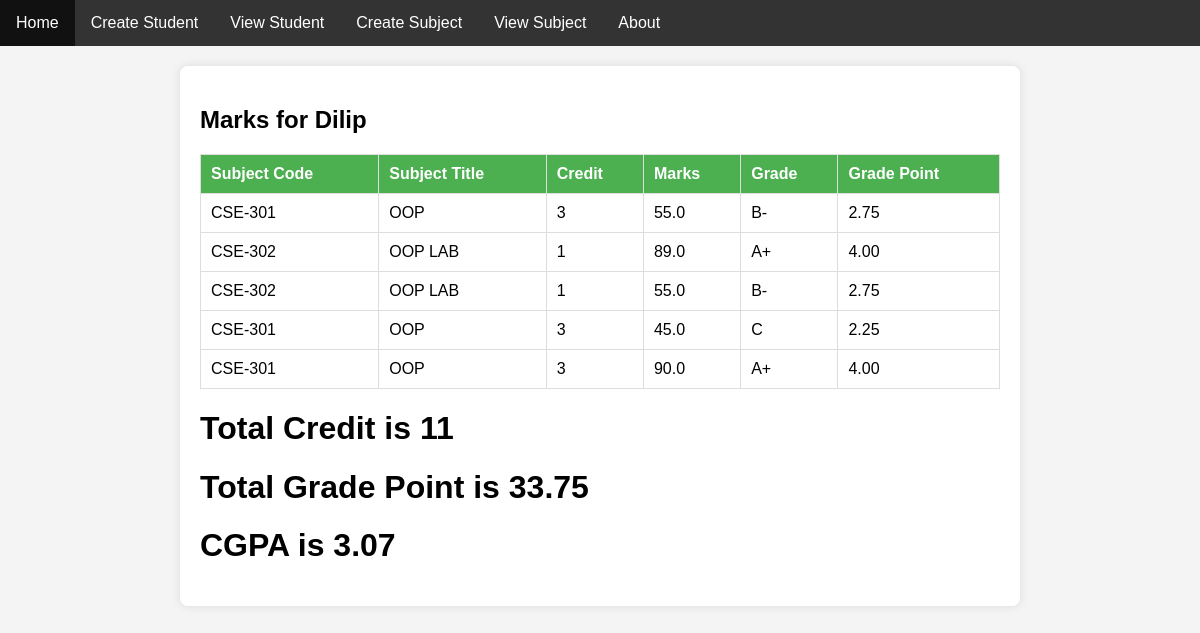
Screenshot of /viewMarksPage/2 with the database file from the repository.
### myApp/models.py (models this page shows, shortened)
class studentModel(models.Model):
    GENDER=[
        ('male','MALE'),('female','FEMALE')
    ]
    StudentName=models.CharField(max_length=120,null=True)
    Age=models.FloatField()
    Gender=models.CharField(choices=GENDER,max_length=120,null=True)
    Subjects=models.ManyToManyField(SubjectModel)

class MarkModel(models.Model):
    student = models.ForeignKey(studentModel, on_delete=models.CASCADE)
    subject = models.ForeignKey(SubjectModel, on_delete=models.CASCADE)
    marks = models.FloatField()

class SubjectModel(models.Model):
    SubjectName=models.CharField(max_length=120)
    SubjectCode=models.CharField(max_length=120)
    Credit=models.CharField(max_length=120)

### myProject/views.py (the view)
# urls.py: path('viewMarksPage/<str:student_id>', viewMarksPage,name='viewMarksPage'),
def viewMarksPage(request, student_id):
    student1 = studentModel.objects.get(id=student_id)
    marks = MarkModel.objects.filter(student=student1)
    total_credit = 0
    total_grade_point = 0
    for mark in marks:
        subject_credit = int(mark.subject.Credit)
        if mark.marks >= 40:
            if mark.marks >= 80:
                grade_point = 4.00
            elif mark.marks >= 75:
                grade_point = 3.75
            elif mark.marks >= 70:
                grade_point = 3.50
            elif mark.marks >= 65:
                grade_point = 3.25
            elif mark.marks >= 60:
                grade_point = 3.00
            elif mark.marks >= 55:
                grade_point = 2.75
            elif mark.marks >= 50:
                grade_point = 2.50
            elif mark.marks >= 45:
                grade_point = 2.25
            else:
                grade_point = 2.00
            total_credit += subject_credit
            total_grade_point += subject_credit * grade_point
            cgpa=total_grade_point/total_credit
            rounded_cgpa = round(cgpa, 2)
    context = {
        'student': student1,
        'marks': marks,
        'total_credit': total_credit,
        'total_grade_point': total_grade_point,
        'cgpa':rounded_cgpa
    }
    return render(request, 'viewMarksPage.html', context)

### template/viewMarksPage.html (shortened to what this page needs)
{% include "base.html" %}
{% block content %}
<!DOCTYPE html>
<html lang="en">
<head>
</head>
<body>
<div class="container">
    <h2>Marks for {{ student.StudentName }}</h2>
    <table>
        <thead>
            <tr>
                <th>Subject Code</th>
                <th>Subject Title</th>
                <th>Credit</th>
                <th>Marks</th>
                <th>Grade</th>
                <th>Grade Point</th>
            </tr>
        </thead>
        <tbody>
            {% for mark in marks.all %}
                <tr>
                    <td>{{ mark.subject.SubjectCode }}</td>
                    <td>{{ mark.subject.SubjectName }}</td>
                    <td>{{ mark.subject.Credit }}</td>
                    <td>{{ mark.marks }}</td>
                    <td>
                        {% if mark.marks >= 80 %}
                            A+
                        {% elif mark.marks >= 75 %}
                            A
                        {% elif mark.marks >= 70 %}
                            A-
                        {% elif mark.marks >= 65 %}
                            B+
                        {% elif mark.marks >= 60 %}
                            B
                        {% elif mark.marks >= 55 %}
                            B-
                        {% elif mark.marks >= 50 %}
                            C+
                        {% elif mark.marks >= 45 %}
                            C
                        {% elif mark.marks >= 40 %}
                            D
                        {% else %}
                            F
                        {% endif %}
                    </td>
                    <td>
                        {% if mark.marks >= 80 %}
                            4.00
                        {% elif mark.marks >= 75 %}
                            3.75
                        {% elif mark.marks >= 70 %}
                            3.50
                        {% elif mark.marks >= 65 %}
                            3.25
                        {% elif mark.marks >= 60 %}
                            3.00
                        {% elif mark.marks >= 55 %}
                            2.75
                        {% elif mark.marks >= 50 %}
                            2.50
                        {% elif mark.marks >= 45 %}
                            2.25
                        {% elif mark.marks >= 40 %}
                            2.00
                        {% else %}
                            0.00
                        {% endif %}
                    </td>
                </tr>
            {% endfor %}
        </tbody>
    </table>
    <h1>Total Credit is {{total_credit}}</h1>
    <h1>Total Grade Point is {{total_grade_point}}</h1>
    <h1>CGPA is {{cgpa}}</h1>
</div>
</body>
</html>
{% endblock content %}

### template/viewMarksPage.html (style rules this page uses)
body { font-family: Arial, sans-serif; background-color: #f4f4f4; margin: 0; padding: 0; }
.container { max-width: 800px; margin: 20px auto; background-color: #fff; padding: 20px; border-radius: 8px; box-shadow: 0 0 10px rgba(0, 0, 0, 0.1); }
table { width: 100%; border-collapse: collapse; margin-top: 20px; }
th, td { border: 1px solid #ddd; padding: 10px; text-align: left; }
th { background-color: #4caf50; color: white; }

### rows the page displays
studentModel: StudentName "Dilip"
MarkModel: subject.SubjectCode "CSE-301", subject.SubjectName "OOP", subject.Credit "3", marks "55.0", shows "B-", shows "2.75"
MarkModel: subject.SubjectCode "CSE-302", subject.SubjectName "OOP LAB", subject.Credit "1", marks "89.0", shows "A+", shows "4.00"
MarkModel: subject.SubjectCode "CSE-302", subject.SubjectName "OOP LAB", subject.Credit "1", marks "55.0", shows "B-", shows "2.75"
MarkModel: subject.SubjectCode "CSE-301", subject.SubjectName "OOP", subject.Credit "3", marks "45.0", shows "2.25"
MarkModel: subject.SubjectCode "CSE-301", subject.SubjectName "OOP", subject.Credit "3", marks "90.0", shows "A+", shows "4.00"

### other values shown
{{ total_credit }} "11"
{{ total_grade_point }} "33.75"
{{ cgpa }} "3.07"
